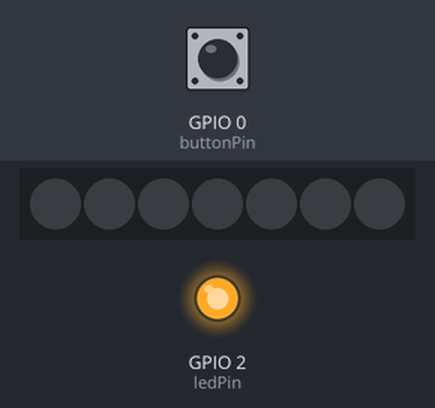
This sketch was run on a simulated ESP8266 (NodeMCU). Parts: 7 RGB LEDs in strip order, left to right, output pins drawn as LEDs (lit = HIGH). The inputs (shaded band) are chosen by the test bench; at power-on: GPIO 0 (buttonPin) HIGH. Dim RGB values are drawn brighter than linear; WiFi joins after 1.5 s; servers stay silent unless stated; random numbers use the default seed unless the sketch sets one; no MQTT or app messages arrive unless stated; what the sketch prints to the serial monitor is not drawn.

Above: at 2.7 s.
2.8 s: GPIO 0 (buttonPin) pulled LOW for 0.15 s
At 2.87 s:
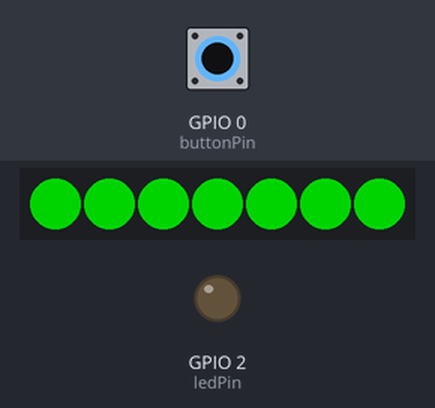
4.4 s: GPIO 0 (buttonPin) pulled LOW for 3.2 s
At 7.9 s:
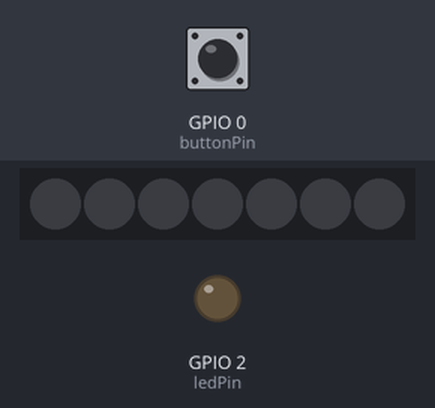
Timing chart, 0 to 9.4 s (numbered marks = the images above; inputs shaded):
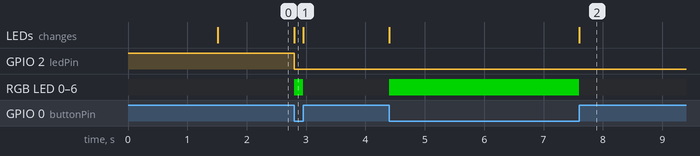

Measured:
- after the input at 2.8 s, GPIO 2 (ledPin): HIGH → LOW at once; RGB LED 0–6: off → RGB(0, 128, 0) at once, → off 0.15 s later; the LEDs: change at once (image 1)
- after the input at 4.4 s, RGB LED 0–6: off → RGB(0, 128, 0) at once, → off 3.2 s later; the LEDs: first change at once (image 2 shows a later state)

The sketch:

doorbell_with_led_final_placeholder.ino
```cpp
#include <ESP8266WiFi.h>
#include <PubSubClient.h>
#include <FastLED.h>
#include <Adafruit_GFX.h>
#include "Adafruit_LEDBackpack.h"
#include <string.h>


const char* ssid = "PLACEHOLDER";
const char* password = "PLACEHOLDER";
const char* mqtt_server = "PLACEHOLDER";

const char* mqtt_username = "PLACEHOLDER";
const char* mqtt_password = "PLACEHOLDER";

WiFiClient espClient;
PubSubClient client(espClient);
unsigned long lastMsg = 0;
#define MSG_BUFFER_SIZE	(50)
char msg[MSG_BUFFER_SIZE];
int value = 0;

const int buttonPin = 0;  // Button Shield ist D3 = 0
const int ledPin = 2;    // LED pin

const int LED = 4;
const int NUM_LEDS = 7;

int buttonState = 0;
int lastButtonState = 1; // variable for reading the pushbutton status

CRGB leds[NUM_LEDS];

void setup_wifi() {

  delay(10);
  // We start by connecting to a WiFi network
  Serial.println();
  Serial.print("Connecting to ");
  Serial.println(ssid);

  WiFi.mode(WIFI_STA);
  WiFi.begin(ssid, password);

  while (WiFi.status() != WL_CONNECTED) {
    delay(500);
    Serial.print(".");
  }

  randomSeed(micros());

  Serial.println("");
  Serial.println("WiFi connected");
  Serial.println("IP address: ");
  Serial.println(WiFi.localIP());
}

void reconnect() {
  // Loop until we're reconnected
  while (!client.connected()) {
    Serial.print("Attempting MQTT connection...");
    // Create a random client ID
    String clientId = "ESP8266Client-";
    clientId += String(random(0xffff), HEX);
    // Attempt to connect
    if (client.connect(clientId.c_str(), "PLACEHOLDER", "PLACEHOLDER")) {
      Serial.println("connected");
      // Once connected, publish an announcement...
      client.publish("outTopic", "hello world");
      // ... and resubscribe
      client.subscribe("inTopic");
      client.subscribe("doorbell");
    } else {
      Serial.print("failed, rc=");
      Serial.print(client.state());
      Serial.println(" try again in 5 seconds");
      // Wait 5 seconds before retrying
      delay(5000);
    }
  }
}

void setup() {
  FastLED.addLeds<NEOPIXEL, LED>(leds, NUM_LEDS);
  pinMode(ledPin, OUTPUT);
  pinMode(buttonPin, INPUT);
  digitalWrite(ledPin, HIGH);
  Serial.begin(115200);
  Serial.println("setup");
  setup_wifi();
  client.setServer(mqtt_server, 1883);
  fill_solid(leds, NUM_LEDS, CRGB::Black);
  FastLED.show();
}

void loop() {
  if (!client.connected()) {
    reconnect();
  }
  client.loop();

  buttonState = digitalRead(buttonPin);

  if (buttonState != lastButtonState) { // only on change
    if (buttonState == HIGH) { // Button is not pressed
      client.publish("doorbell", "false");
      Serial.println("Button released");
      fill_solid(leds, NUM_LEDS, CRGB::Black);
      FastLED.show();
      lastButtonState = buttonState;
    } else {
      digitalWrite(ledPin, LOW); // Button is pressed down
      client.publish("doorbell", "true");
      Serial.println("Button pressed");
      fill_solid(leds, NUM_LEDS, CRGB::Green);
      FastLED.show();
      lastButtonState = buttonState;
    }
  }
}
```
